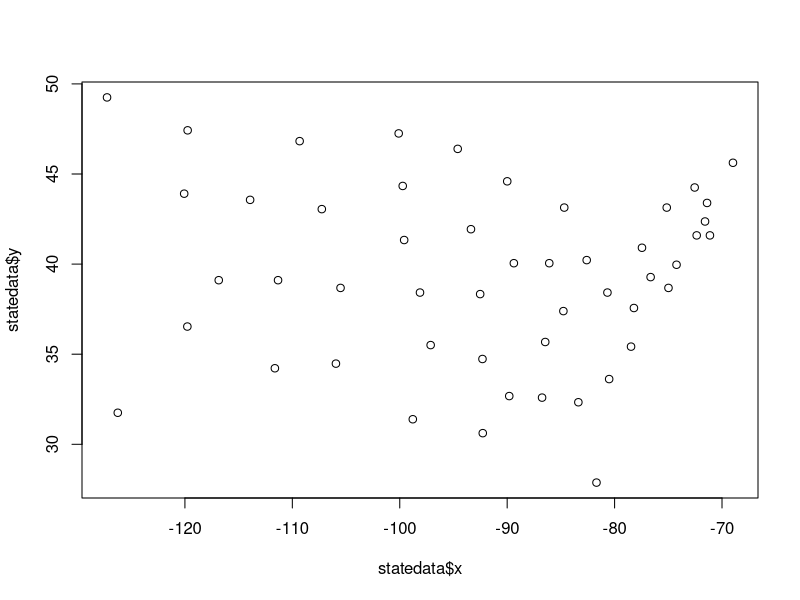
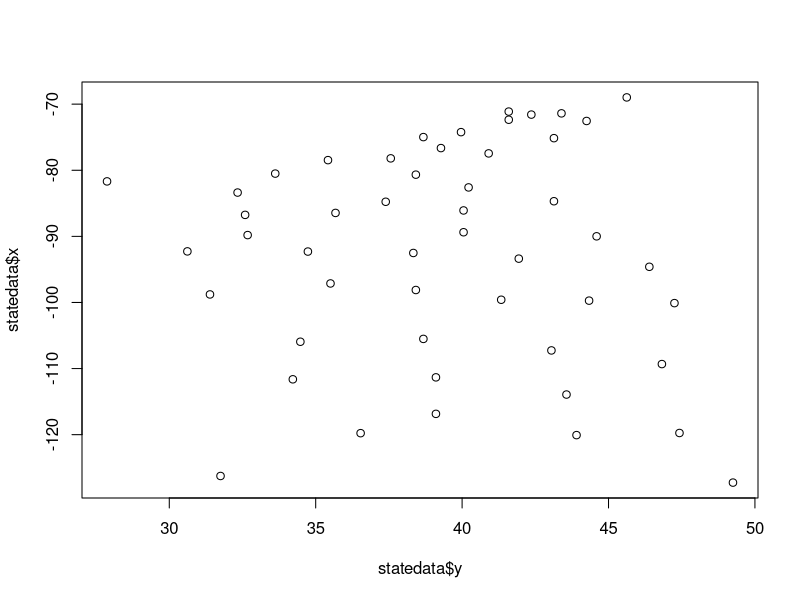
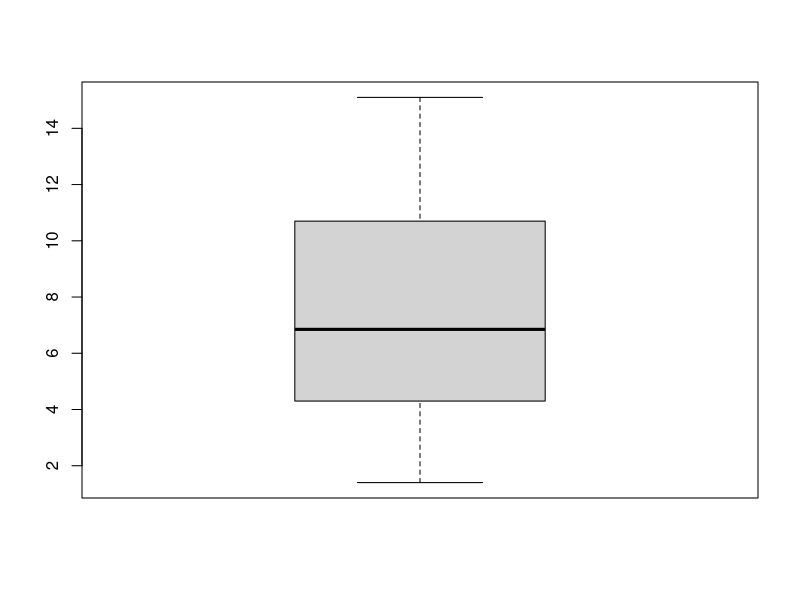
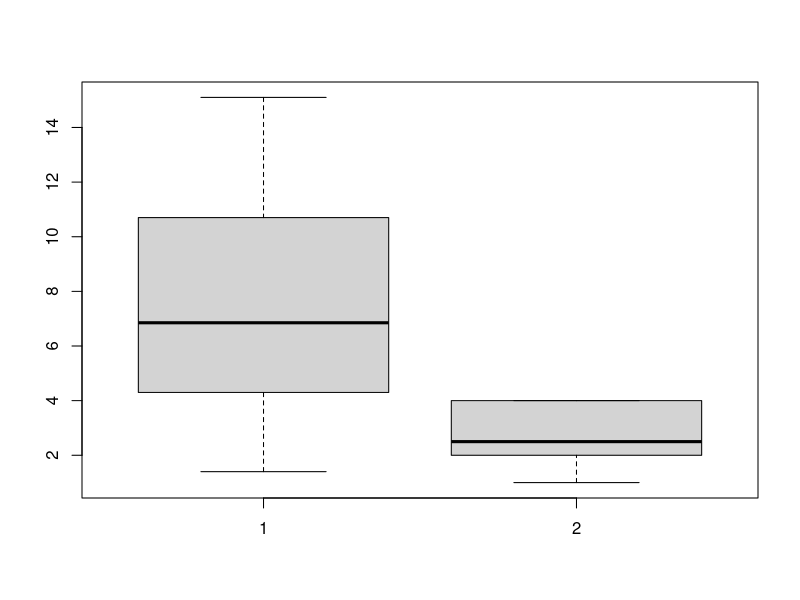
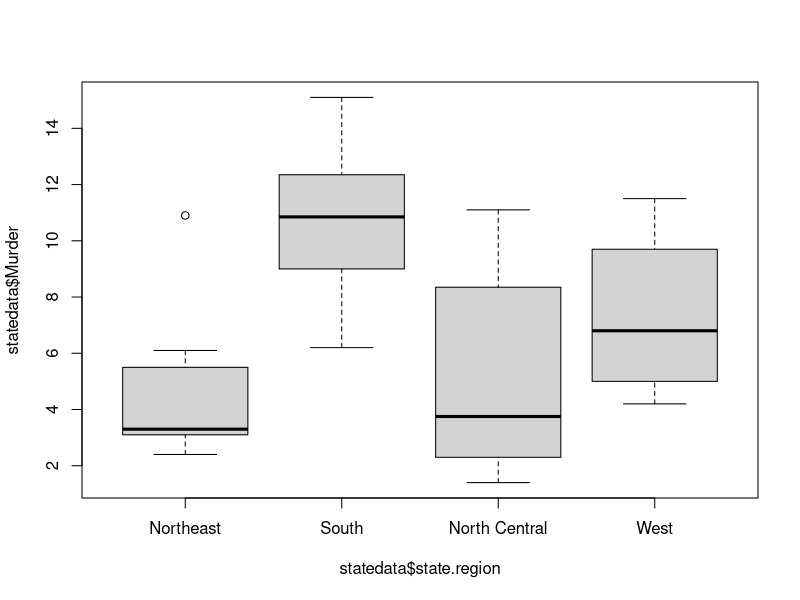
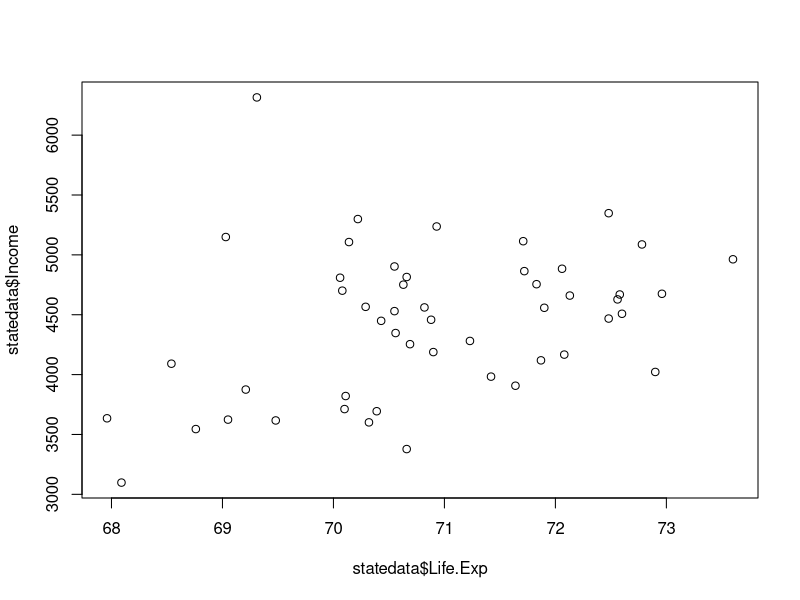
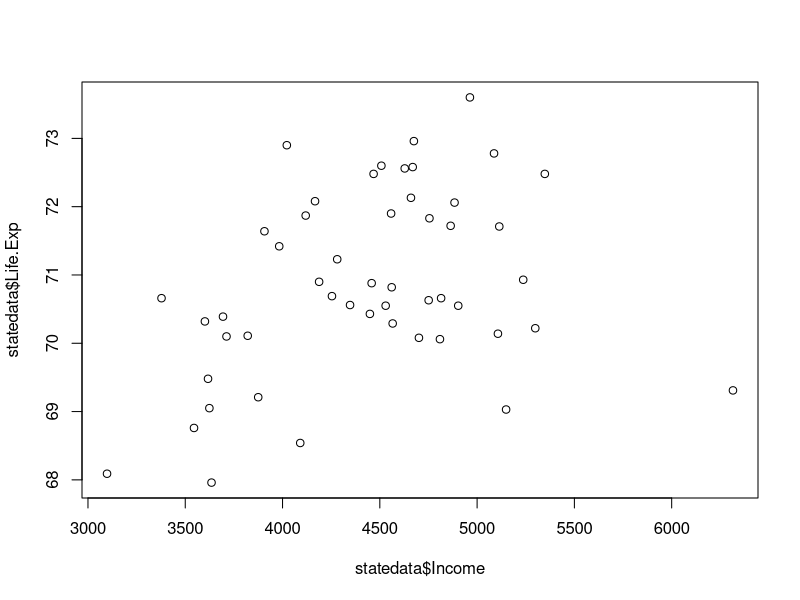

R code for these plots, in order: (Note: this script raises an error after producing the figures.)
statedata = cbind(data.frame(state.x77), state.abb, state.area, state.center,  state.division, state.name, state.region)
str(statedata)
plot(statedata$x, statedata$y)
plot(statedata$y, statedata$x)
tapply(statedata$HS.Grad, statedata$state.region, mean)
boxplot(statedata$Murder)
?boxplot
boxplot(statedata$Murder, statedata$state.region)
summary(statedata)
boxplot(statedata$Murder ~ statedata$state.region)
tapply(statedata$Murder, statedata$state.region, max)
subset(statedata, state.region == "Northeast")
lfeExpReg = lm(Life.Exp ~., data=statedata)
summary(lfeExpReg)
lfeExpReg = lm(Life.Exp ~ Population+Income +Illiteracy+Murder+HS.Grad +Frost + Area, data=statedata)
summary(lfeExpReg)
plot(statedata$Life.Exp, statedata$Income)
plot(statedata$Income, statedata$Life.Exp)
cor(statedata$Income, statedata$Life.Exp)
cor(statedata)
lfeExpReg1 = lm(Life.Exp ~ Population+Murder+HS.Grad +Frost, data=statedata)
summary(lfeExpReg1)
predD = perdict(lfeExpReg1)
predD = predict(lfeExpReg1)
predD
min(predD)
sort(predD)
min(statedata$Life.Exp)
which(min(statedata$Life.Exp))
min(statedata$Life.Exp)
sort(statedata$Life.Exp)
subset(statedata, Life.Exp == min(statedata$Life.Exp))
subset(statedata, Life.Exp == max(statedata$Life.Exp))
statedata$Life.Exp - predD
sort(statedata$Life.Exp - predD)
savehistory("~/Projects/edx/AnalyticsEdge_MITx15_071x/lec2/HW4.R")
